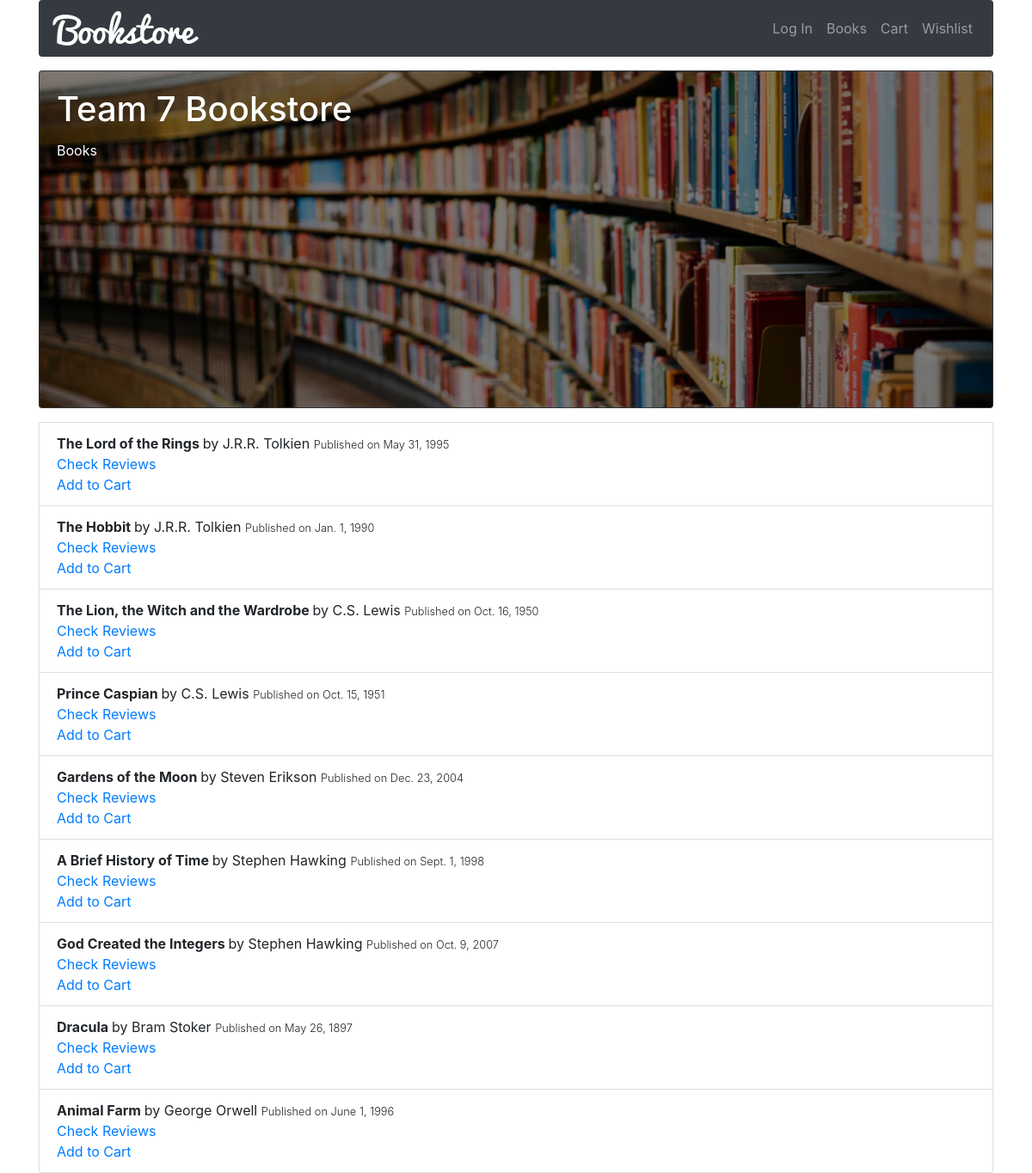
The page /books/ on the database its author committed.
### bookstore/models.py (models this page shows, shortened)
class Book(models.Model):
	title = models.CharField(max_length=100)
	author = models.ForeignKey(Author, on_delete=models.CASCADE)
	datePublished = models.DateField()
	bookDescription = models.TextField(null=True)
	genre = models.ForeignKey(Genre, on_delete=models.SET('Default'))
	publisher = models.ForeignKey(Publisher, on_delete=models.SET('Default'))
	price = models.DecimalField(max_digits=5, decimal_places=2)

class Author(models.Model):
	name = models.CharField(max_length=50)
	biography = models.CharField(max_length=500)
	def __str__(self):
		return self.name

### bookstore/views.py (the view)
# urls.py: path('books/', views.books, name='bookstore-books'),
def books(request):
    context  = {
        'posts': Book.objects.all(),
        'title':'Books'
    }
    return render(request,'bookstore/books.html', context)

### bookstore/templates/bookstore/books.html (shortened to what this page needs)
{% extends 'base.html'%}
{% block content %}
        {% for book in posts %}
            <li class="list-group-item">
                <span class="font-weight-bold">
                    {{ book.title }}
                </span>
                by {{ book.author }}
                <small class="text-right font-weight-light">
                    Published on {{ book.datePublished }}
                </small>
                <br>
                <a href="{% url 'reviews' book.id book.title %}">Check Reviews</a>
                <br>
                <a href="{% url 'addtocart' book.id %}?from={{request.path|urlencode}}">Add to Cart</a>
            </li>
        {% endfor %}
{% endblock content %}

### rows shown on the page
Book: title "The Lord of the Rings", author "J.R.R. Tolkien", datePublished "May 31, 1995"
Book: title "The Hobbit", author "J.R.R. Tolkien", datePublished "Jan. 1, 1990"
Book: title "The Lion, the Witch and the Wardrobe", author "C.S. Lewis", datePublished "Oct. 16, 1950"
Book: title "Prince Caspian", author "C.S. Lewis", datePublished "Oct. 15, 1951"
Book: title "Gardens of the Moon", author "Steven Erikson", datePublished "Dec. 23, 2004"
Book: title "A Brief History of Time", author "Stephen Hawking", datePublished "Sept. 1, 1998"
Book: title "God Created the Integers", author "Stephen Hawking", datePublished "Oct. 9, 2007"
Book: title "Dracula", author "Bram Stoker", datePublished "May 26, 1897"
Book: title "Animal Farm", author "George Orwell", datePublished "June 1, 1996"

### other values the page prints
{{ title }} "Books"
